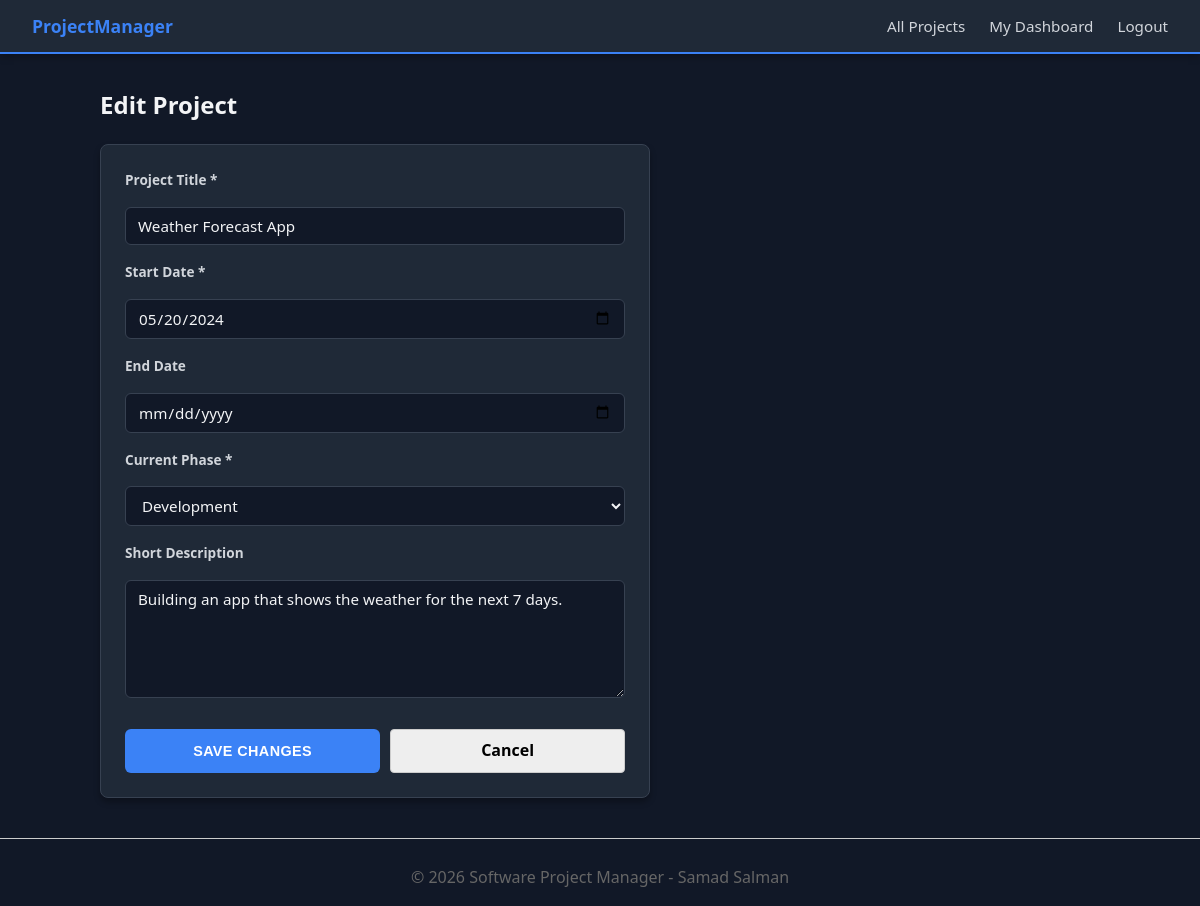
/edit_project.php?id=16 (signed in), run on an earlier commit of the app's database.
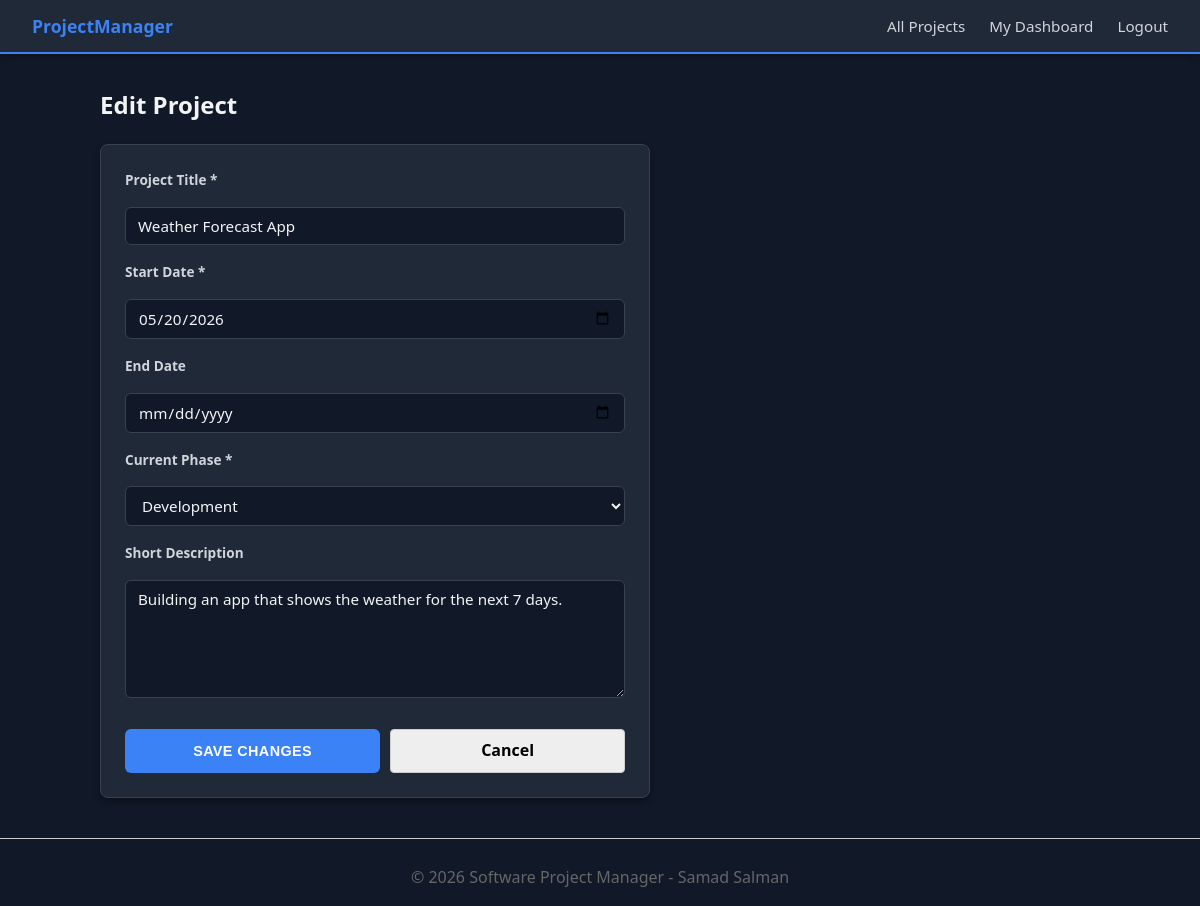
And on a later commit of the database.
### tables this page shows
CREATE TABLE `projects` (
  `pid` int(11) NOT NULL,
  `title` varchar(100) NOT NULL,
  `start_date` date NOT NULL,
  `end_date` date DEFAULT NULL,
  `short_description` text DEFAULT NULL,
  `phase` enum('design','development','testing','deployment','complete') NOT NULL,
  `uid` int(11) NOT NULL
);

### edit_project.php (the view, shortened to what this page needs)
<?php
require_once 'includes/db.php';
$project_id = $_GET['id'] ?? $_POST['id'];
$user_id = $_SESSION['uid'];
$stmt = $pdo->prepare("SELECT * FROM projects WHERE pid = ? AND uid = ?");
$stmt->execute([$project_id, $user_id]);
$project = $stmt->fetch();
require_once 'includes/header.php';
?>
<h2>Edit Project</h2>
<form method="POST" action="edit_project.php" style="max-width: 500px;">
    <label for="title">Project Title *</label>
    <input type="text" id="title" name="title" value="<?php echo htmlspecialchars($project['title']); ?>" required>
    <label for="start_date">Start Date *</label>
    <input type="date" id="start_date" name="start_date" value="<?php echo htmlspecialchars($project['start_date']); ?>" required>
    <label for="end_date">End Date</label>
    <input type="date" id="end_date" name="end_date" value="<?php echo htmlspecialchars($project['end_date'] ?? ''); ?>">
    <label for="phase">Current Phase *</label>
    <select id="phase" name="phase" required>
        <option value="development" <?php echo $project['phase'] === 'development' ? 'selected' : ''; ?>>Development</option>
    </select>
    <label for="short_description">Short Description</label>
    <textarea id="short_description" name="short_description" rows="5"><?php echo htmlspecialchars($project['short_description']); ?></textarea>
    <div style="display: flex; gap: 10px; margin-top: 15px;">
        <button type="submit" style="flex: 1;">Save Changes</button>
        <a href="dashboard.php" style="padding: 8px; background: #eee; text-decoration: none; border: 1px solid #ccc; border-radius: 4px; color: black; text-align: center; flex: 1;">Cancel</a>
    </div>
</form>
<?php require_once 'includes/footer.php'; ?>

What changed in the data, as far as the page shows it:
changed projects "Weather Forecast App": start_date "05/20/2024" → "05/20/2026"
